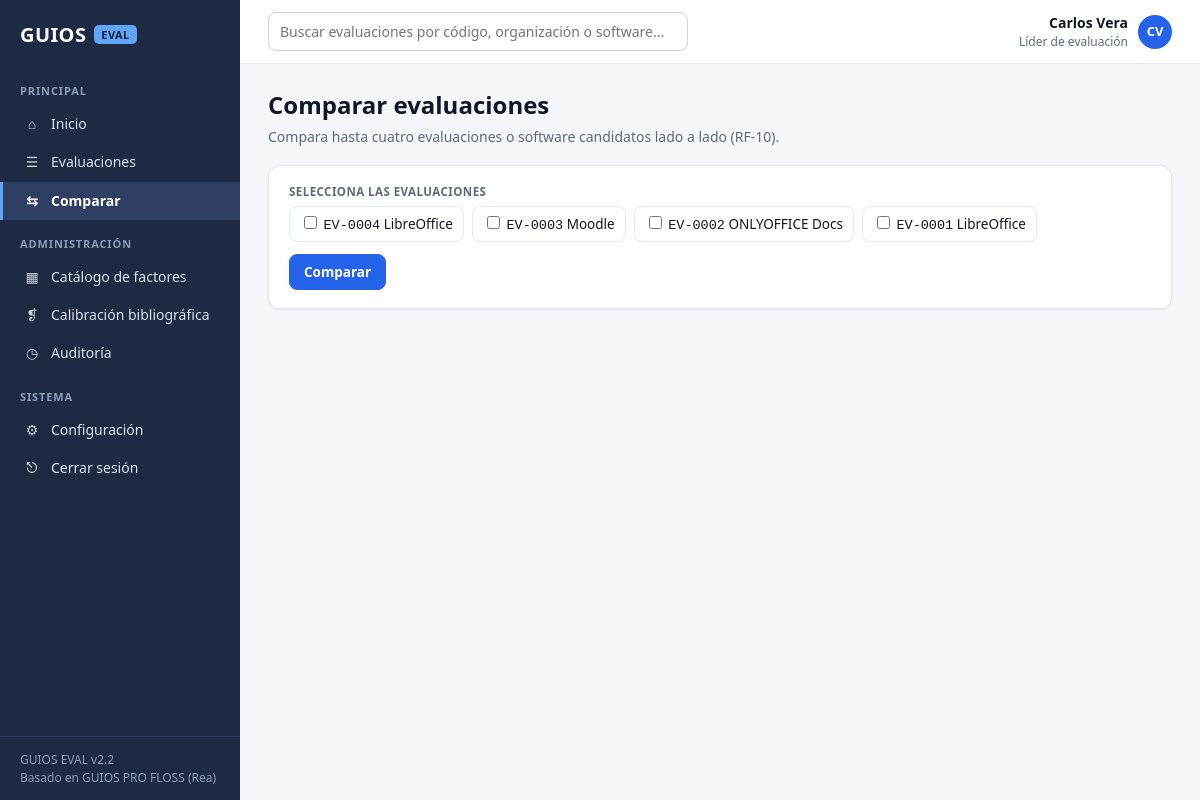
Page /comparar (signed in) on the committed database.
### tables this page shows
CREATE TABLE usuarios (
  id INTEGER PRIMARY KEY AUTOINCREMENT,
  nombre TEXT NOT NULL,
  correo TEXT NOT NULL UNIQUE,
  clave TEXT NOT NULL,
  rol TEXT NOT NULL,
  activo INTEGER NOT NULL DEFAULT 1,
  creado TEXT NOT NULL
, foto TEXT, estado TEXT NOT NULL DEFAULT 'activo', rol_solicitado TEXT, cambiar_clave INTEGER NOT NULL DEFAULT 0, motivo_rechazo TEXT);

CREATE TABLE evaluaciones (
  id INTEGER PRIMARY KEY AUTOINCREMENT,
  codigo TEXT NOT NULL UNIQUE,
  org_nombre TEXT NOT NULL,
  org_ruc TEXT, org_sector TEXT, org_correo TEXT,
  sw_nombre TEXT NOT NULL,
  sw_version TEXT, sw_tipo TEXT, sw_licencia TEXT, sw_proveedor TEXT, sw_descripcion TEXT,
  catalogo_id INTEGER NOT NULL REFERENCES catalogos(id),
  snapshot TEXT NOT NULL,
  estado TEXT NOT NULL DEFAULT 'borrador',
  lider_id INTEGER NOT NULL REFERENCES usuarios(id),
  revision_de INTEGER REFERENCES evaluaciones(id),
  decision TEXT NOT NULL DEFAULT 'no_emitida',
  decision_comentario TEXT,
  decision_por INTEGER REFERENCES usuarios(id),
  decision_fecha TEXT,
  resultado TEXT,
  creado TEXT NOT NULL,
  cerrado TEXT
, resumen_ia TEXT);

### guios/app.py (the view, shortened to what this page needs)
@app.route("/comparar")
@login_requerido()
def comparar():
    con = get_db()
    todas = con.execute("SELECT * FROM evaluaciones WHERE estado!='cancelada' ORDER BY id DESC").fetchall()
    sel = [int(x) for x in request.args.getlist("ev")][:4]
    columnas = []
    for eid in sel:
        ev = obtener_eval(eid)
        columnas.append({"ev": ev, "res": evaluar(ev)})
    factores = []
    return render_template("comparar.html", todas=todas, sel=sel, columnas=columnas, factores=factores)

### guios/app.py (called while the page is built)
def get_db():
    if "con" not in g:
        g.con = db.conectar()
    return g.con

@app.teardown_appcontext
def cerrar_db(exc):
    con = g.pop("con", None)
    if con is not None:
        con.close()

@app.before_request
def cargar_usuario():
    g.user = None
    uid = session.get("uid")
    if uid:
        g.user = get_db().execute("SELECT * FROM usuarios WHERE id=? AND activo=1", (uid,)).fetchone()
        session.permanent = True

@app.before_request
def proteger_cuenta():
    if not g.user or request.endpoint in LIBRES:
        return None
    if g.user["estado"] == "pendiente_aprobacion" and request.endpoint not in ("pendiente", "perfil_foto"):
        return redirect(url_for("pendiente"))
    if g.user["estado"] == "activo" and g.user["cambiar_clave"] and request.endpoint != "cambiar_clave":
        return redirect(url_for("cambiar_clave"))
    return None

def login_requerido(*roles):
    def deco(fn):
        @wraps(fn)
        def wrapper(*a, **kw):
            if g.user is None:
                return redirect(url_for("login", next=request.path))
            if roles and g.user["rol"] not in roles and g.user["rol"] != "admin":
                flash("Tu rol no tiene permiso para esta acción.", "error")
                return redirect(url_for("panel"))
            return fn(*a, **kw)
        return wrapper
    return deco

@app.context_processor
def globales():
    return {"ROLES": db.ROLES, "NOMBRE_ROL": dict(db.ROLES, sin_rol="Sin rol (pendiente)"),
            "ESTADOS": ESTADOS_EVAL, "DECISIONES": DECISIONES,
            "NIVELES": engine.NIVELES, "NIVELES_PS": engine.NIVELES_PS, "DIMENSIONES": DIMENSIONES}

### guios/base_datos.py (called while the page is built)
def conectar(path=None):
    con = sqlite3.connect(path or DB_PATH)
    con.row_factory = sqlite3.Row
    con.execute("PRAGMA foreign_keys = ON")
    return con

### guios/templates/comparar.html (shortened to what this page needs)
{% extends 'base.html' %}{% block title %}Comparar{% endblock %}
{% block content %}
<div class="head"><div><h1>Comparar evaluaciones</h1><div class="muted">Compara hasta cuatro evaluaciones o software candidatos lado a lado (RF-10).</div></div></div>
<form class="card" method="get">
  <label>Selecciona las evaluaciones</label>
  <div class="acciones">{% for e in todas %}<label style="text-transform:none;font-weight:500;letter-spacing:0;font-size:13.5px;color:var(--tinta);border:1px solid var(--borde);border-radius:8px;padding:6px 10px;margin:0"><input type="checkbox" name="ev" value="{{ e.id }}" {{ 'checked' if e.id in sel }}> <span class="mono">{{ e.codigo }}</span> {{ e.sw_nombre }}</label>{% endfor %}</div>
  <div style="margin-top:12px"><button class="btn pri">Comparar</button></div>
</form>
{% endblock %}

### guios/templates/base.html (shortened to what this page needs)
<!doctype html>
<html lang="es">
<head>
<link rel="stylesheet" href="{{ url_for('static', filename='css/app.css') }}">
</head>
<body>
{% set ep = request.endpoint %}
<div class="shell">
  <aside class="side">
    <div class="brand">GUIOS <span class="tag">EVAL</span></div>
    <div class="nav">
      <div class="nav-grp">PRINCIPAL</div>
      <a href="{{ url_for('panel') }}" class="{{ 'on' if ep=='panel' }}"><span class="ico">⌂</span>Inicio</a>
      <a href="{{ url_for('evaluaciones') }}" class="{{ 'on' if ep in ['evaluaciones','nueva_evaluacion','paso1','paso2','paso3','paso4','participantes_view'] }}"><span class="ico">☰</span>Evaluaciones</a>
      <a href="{{ url_for('comparar') }}" class="{{ 'on' if ep=='comparar' }}"><span class="ico">⇆</span>Comparar</a>
      <div class="nav-grp">ADMINISTRACIÓN</div>
      <a href="{{ url_for('catalogo') }}" class="{{ 'on' if ep=='catalogo' }}"><span class="ico">▦</span>Catálogo de factores</a>
      <a href="{{ url_for('literatura_view') }}" class="{{ 'on' if ep=='literatura_view' }}"><span class="ico">❡</span>Calibración bibliográfica</a>
      {% if g.user.rol in ['admin','auditor','revisor','lider'] %}
      <a href="{{ url_for('auditoria') }}" class="{{ 'on' if ep=='auditoria' }}"><span class="ico">◷</span>Auditoría</a>
      {% endif %}
      <div class="nav-grp">SISTEMA</div>
      <a href="{{ url_for('configuracion') }}" class="{{ 'on' if ep=='configuracion' }}"><span class="ico">⚙</span>Configuración</a>
      <a href="{{ url_for('salir') }}"><span class="ico">⎋</span>Cerrar sesión</a>
    </div>
    <div class="bottom">GUIOS EVAL v2.2<br>Basado en GUIOS PRO FLOSS (Rea)</div>
  </aside>
  <div class="main">
    <header class="top">
      <form action="{{ url_for('evaluaciones') }}"><input type="text" name="q" placeholder="Buscar evaluaciones por código, organización o software..." aria-label="Buscar"></form>
      <div class="pill">
        <div style="text-align:right"><div style="font-weight:600">{{ g.user.nombre }}</div><div class="small muted">{{ NOMBRE_ROL[g.user.rol] }}</div></div>
        {% if g.user.foto %}<img class="avatar foto" src="{{ url_for('foto_usuario', uid=g.user.id) }}?v={{ g.user.foto }}" alt="Foto de perfil">
        {% else %}<div class="avatar">{{ g.user.nombre.split()[0][0] }}{{ g.user.nombre.split()[-1][0] }}</div>{% endif %}
      </div>
    </header>
    <main class="content">
      {% block content %}{% endblock %}
    </main>
  </div>
</div>
</body>
</html>

### guios/static/css/app.css (style rules this page uses)
:root { --marca:#16203A; --lateral:#1E2A44; --activo:#2E3F63; --accion:#2563EB; --accion-h:#1D4ED8; --eval:#60A5FA; --lienzo:#F5F7FA; --tinta:#0F172A; --tinta2:#5B6A7D; --borde:#E2E8F0; --ok:#15803D; --ok-bg:#DCFCE7; --warn:#92400E; --warn-bg:#FEF3C7; --mal:#B91C1C; --mal-bg:#FEE2E2; --info:#1D4ED8; --info-bg:#EFF6FF; --tec:#0E7490; --tec-bg:#CFFAFE; --org:#6D28D9; --org-bg:#EDE9FE; --eco:#B45309; --eco-bg:#FEF3C7; --gris-bg:#F1F5F9; --radio:12px; --sombra:0 1px 3px rgba(15,23,42,.08); --mono:"Consolas","SFMono-Regular",ui-monospace,monospace; }
* { box-sizing:border-box }
html,body { margin:0;height:100% }
body { font-family:"Segoe UI",system-ui,-apple-system,Roboto,Arial,sans-serif;color:var(--tinta);background:var(--lienzo);font-size:14px;line-height:1.45 }
a { color:var(--accion);text-decoration:none }
h1 { font-size:24px;margin:0 0 4px }
.muted { color:var(--tinta2) }
.small { font-size:12px }
.mono { font-family:var(--mono);font-variant-numeric:tabular-nums }
.shell { display:grid;grid-template-columns:240px 1fr;min-height:100vh }
.side { background:var(--lateral);color:#fff;display:flex;flex-direction:column;position:sticky;top:0;height:100vh }
.brand { display:flex;align-items:center;gap:8px;padding:20px 20px 18px;font-weight:800;font-size:20px;letter-spacing:.02em }
.brand .tag { background:var(--eval);color:var(--marca);font-size:11px;padding:2px 7px;border-radius:5px;font-weight:800 }
.nav-grp { color:#8B9BB8;font-size:11px;font-weight:700;letter-spacing:.08em;padding:16px 20px 6px }
.nav a { display:flex;align-items:center;gap:10px;color:#DCE3EE;padding:9px 20px;border-left:3px solid transparent;font-size:14px }
.nav a.on { background:var(--activo);border-left-color:var(--eval);color:#fff;font-weight:600 }
.nav .ico { width:18px;text-align:center;opacity:.9 }
.side .bottom { margin-top:auto;padding:14px 20px;border-top:1px solid #2B3A5A;font-size:12px;color:#8B9BB8 }
.main { display:flex;flex-direction:column;min-width:0 }
.top { height:64px;background:#fff;border-bottom:1px solid var(--borde);display:flex;align-items:center;gap:16px;padding:0 28px }
.top form { flex:1;max-width:420px }
.top input { width:100%;border:1px solid var(--borde);border-radius:8px;padding:8px 12px;background:var(--lienzo) }
.pill { display:flex;align-items:center;gap:10px;margin-left:auto }
.avatar { width:34px;height:34px;border-radius:50%;background:var(--accion);color:#fff;display:grid;place-items:center;font-weight:700;font-size:13px }
.content { padding:24px 28px 40px;max-width:1400px;width:100% }
.head { display:flex;align-items:flex-start;justify-content:space-between;gap:16px;margin-bottom:18px;flex-wrap:wrap }
.card { background:#fff;border:1px solid var(--borde);border-radius:var(--radio);box-shadow:var(--sombra);padding:18px 20px;margin-bottom:18px }
.btn { white-space:nowrap;display:inline-flex;align-items:center;gap:6px;border:1px solid var(--borde);background:#fff;color:var(--tinta);padding:8px 14px;border-radius:8px;font-weight:600;font-size:13.5px;cursor:pointer;text-decoration:none!important;font-family:inherit }
.btn.pri { background:var(--accion);border-color:var(--accion);color:#fff }
.acciones { display:flex;gap:8px;flex-wrap:wrap;align-items:center }
label { display:block;font-size:11.5px;font-weight:700;letter-spacing:.04em;text-transform:uppercase;color:var(--tinta2);margin:0 0 5px }
input[type=text],input[type=email],input[type=password],input[type=number],input[type=url],select,textarea { width:100%;border:1px solid #CBD5E1;border-radius:8px;padding:9px 11px;font-size:14px;font-family:inherit;color:var(--tinta);background:#fff }

### rows in the picture
usuarios: user.nombre "Carlos Vera", rol "Líder de evaluación", user.nombre "C", user.nombre "V"
evaluaciones: codigo "EV-0004", sw_nombre "LibreOffice"
evaluaciones: codigo "EV-0003", sw_nombre "Moodle"
evaluaciones: codigo "EV-0002", sw_nombre "ONLYOFFICE Docs"
evaluaciones: codigo "EV-0001", sw_nombre "LibreOffice"
